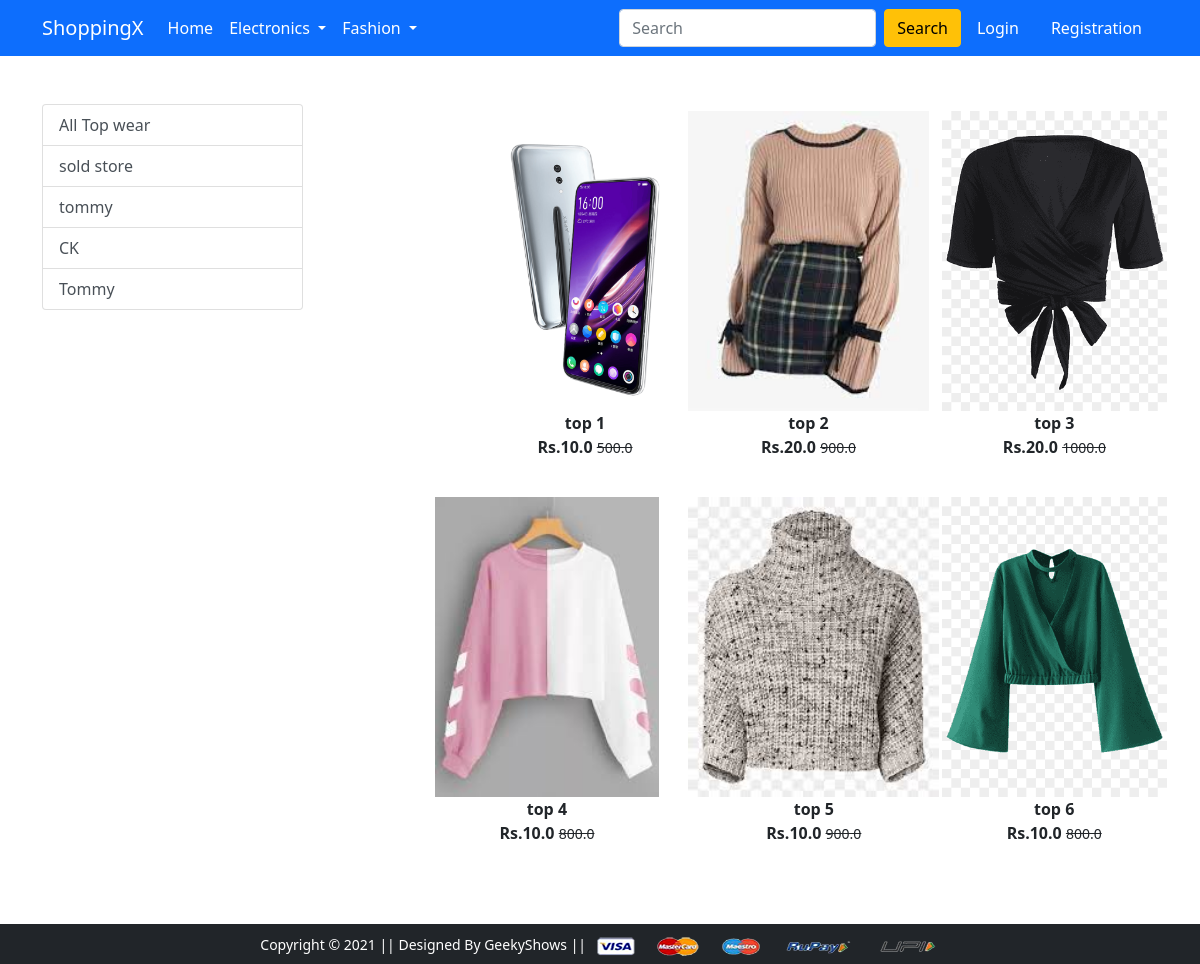
The app's page /topwear/, older data.
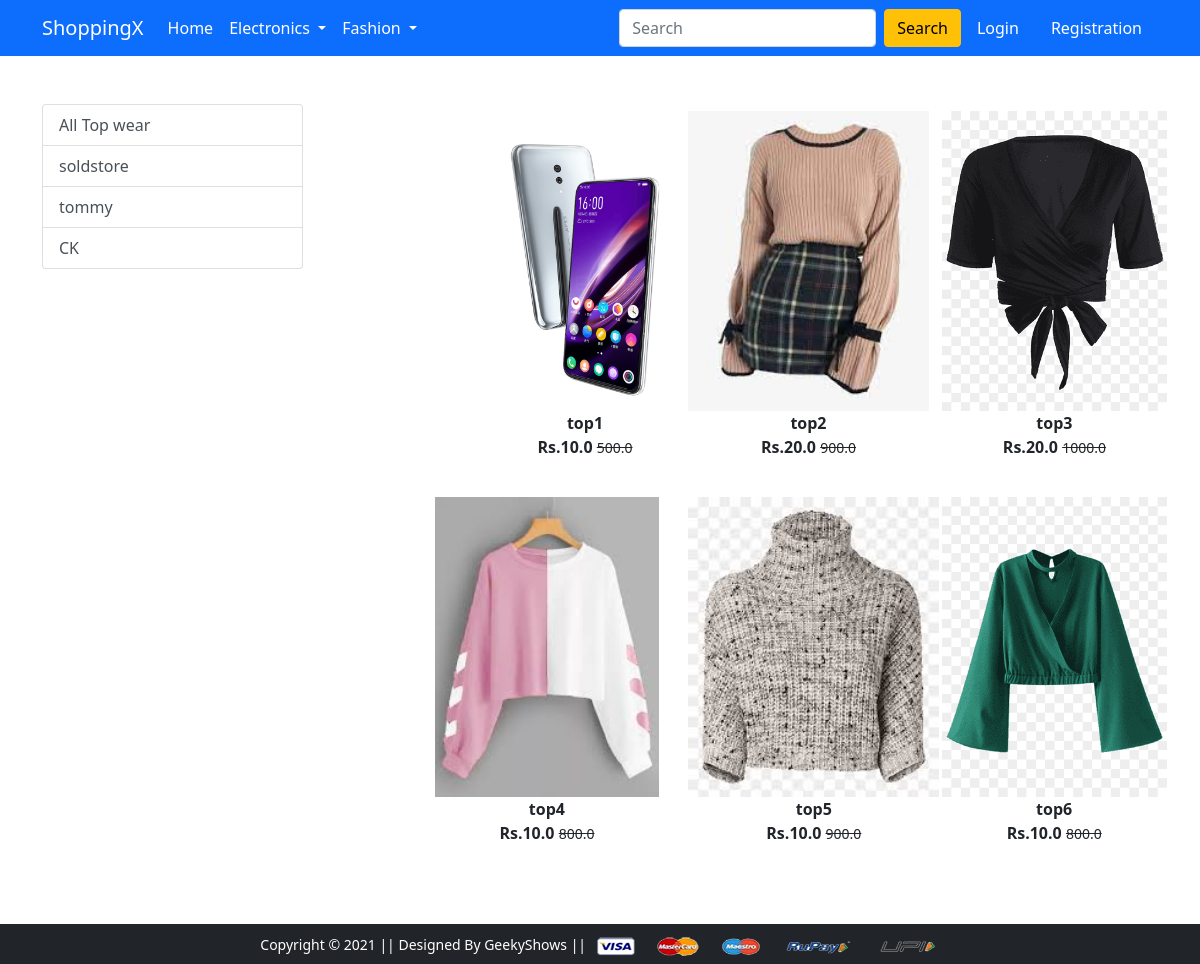
The same page, newer data.
### app/models.py (models this page shows, shortened)
class Product(models.Model):
    title = models.CharField(max_length=100)
    selling_price = models.FloatField()
    discounted_price = models.FloatField()
    description = models.TextField()
    brand = models.CharField(max_length=100)
    category = models.CharField(choices=CATEGORY_CHOICE,max_length=2)
    product_image = models.ImageField(upload_to='productimg')

### app/views.py (the view)
# urls.py: path('topwear/',views.topwear,name='topwear'),
def topwear(request,data=None):
    content = show(request,'TW',data)
    return render(request, 'app/topwear.html',content)

### app/views.py (called while the page is built)
def show(request,category,data=None):
    brands = Product.objects.filter(category=category).values_list('brand',flat=True).distinct()
    if data == None:
        products = Product.objects.filter(category=category)
    else:
        products = Product.objects.filter(category=category).filter(brand=data)
    detail = {'products':products,'brand_list':brands}
    return detail

### app/templates/app/topwear.html (shortened to what this page needs)
{% extends 'app/base.html' %}
{% load static %}
{% block main-content %}
<div class="container my-5">
 <div class="row">
  <div class="col-sm-3">
   <div class="list-group">
    <a href="{% url 'topwear' %}" class="list-group-item list-group-item-action" aria-current="true">All Top wear</a>
    {% for cat in brand_list %}
    <a href="{% url 'topweardata' cat %}" class="list-group-item list-group-item-action" aria-current="true">{{cat}}</a>
    {% endfor %}
   </div>
   </div>
  <div class="col-sm-8 offset-sm-1">
   <div class="row">
        {% for product in products %}
            <div class="col-sm-4 text-center mb-4">
                <a href="{% url 'product-detail' product.id %}" class="btn">
                    <div class="item">
                        <img src="{{product.product_image.url}}" alt="" height="300" class="">
                        <div class="fw-bold">{{product.title}}</div>
                        <div class="fw-bold">Rs.{{product.discounted_price}} <small class="fw-light text-decoration-line-through">{{product.selling_price}}</small> </div>
                    </div>
                </a>
            </div>
        {% endfor %}
   </div>
  </div>
 </div>
</div>
{% endblock main-content %}

Row changes from the older to the newer data that the page shows:
changed Product: title "top 1" → "top1"
changed Product: title "top 2" → "top2"
changed Product: title "top 3" → "top3"
changed Product: title "top 4" → "top4"
changed Product: title "top 5" → "top5"
changed Product: title "top 6" → "top6"
Text that changed along with them:
new list line: "soldstore"
list line gone: "sold store"
list line gone: "Tommy"
